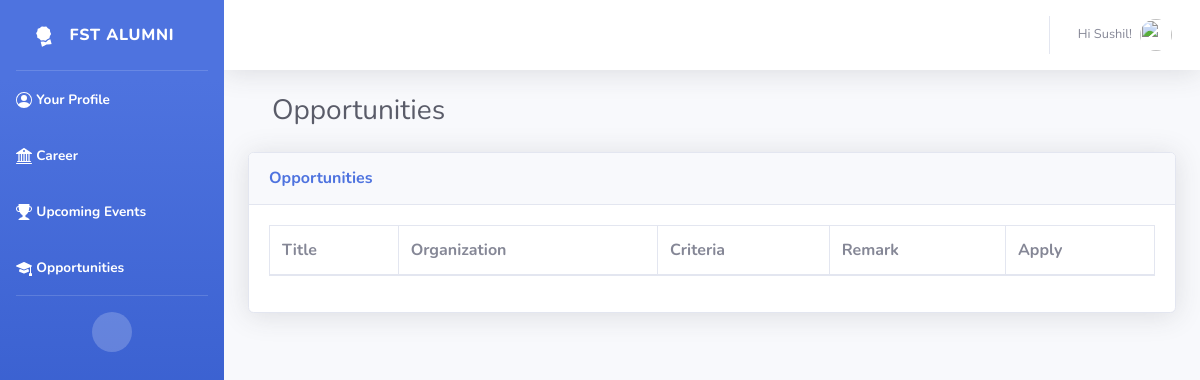
Before: /opportunity/ (signed in) with the older database file.
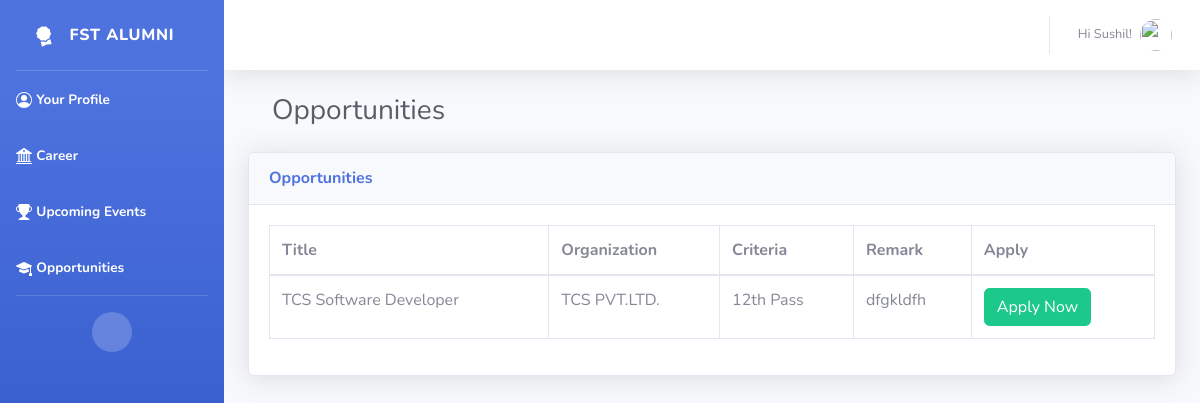
After: the same page with the newer database file.
### alumni/models.py (models this page shows, shortened)
class Opportunities(models.Model):
    title = models.CharField(max_length=100)
    organization = models.CharField(max_length=100)
    criteria = models.CharField(max_length=100)
    remark = models.TextField()
    class Meta:
        verbose_name_plural = "Opportunities"

### alumni/views.py (the view)
# urls.py: path('opportunity/', views.opportunity, name='opportunities'),
@login_required
def opportunity(request):
    opp = Opportunities.objects.all()
    return render(request, "opportunity.html", {'opps': opp})

### templates/opportunity.html (shortened to what this page needs)
{% extends 'blank.html' %}
{% load static %}
{%block body %}
<div class="container-fluid">
    <div class="container-fluid">
        <div class="d-sm-flex align-items-center justify-content-between mt-4 mb-4">
            <h1 class="h3 mb-0 text-gray-800">Opportunities</h1>
        </div>
    </div>
    <div class="card shadow mb-4">
        <div class="card-header py-3">
            <h6 class="m-0 font-weight-bold text-primary">Opportunities</h6>
        </div>
        <div class="card-body">
            <div class="table-responsive">
                <table class="table table-bordered" id="dataTable" width="100%" cellspacing="0">
                    <thead>
                        <tr>
                            <th>Title</th>
                            <th>Organization</th>
                            <th>Criteria</th>
                            <th>Remark</th>
                            <th>Apply</th>
                        </tr>
                    </thead>
                    <tbody>
                        {% for opp in opps%}
                        <tr>
                            <td>{{opp.title}}</td>
                            <td>{{opp.organization}}</td>
                            <td>{{opp.criteria}}</td>
                            <td>{{opp.remark}}</td>
                            <td>
                                <a href="{% url 'opp_apply' opp.id %}" class="btn btn-success">Apply Now</a>
                            </td>
                        </tr>
                        {% endfor %}
                    </tbody>
                </table>
            </div>
        </div>
    </div>
</div>
{% endblock body%}

Changed rows visible on the page:
added Opportunities: title "TCS Software Developer", organization "TCS PVT.LTD.", criteria "12th Pass", remark "dfgkldfh"
